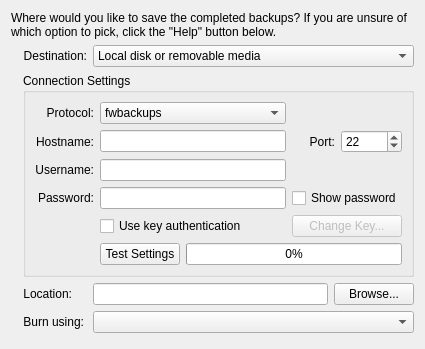
     <widget class="QWidget" name="destinationTab">
      <attribute name="title">
       <string>Destination</string>
      </attribute>
      <layout class="QVBoxLayout" name="verticalLayout_7">
       <item>
        <widget class="QLabel" name="label_7">
         <property name="text">
          <string>Where would you like to save the completed backups? If you are unsure of which option to pick, click the &quot;Help&quot; button below.</string>
         </property>
         <property name="wordWrap">
          <bool>true</bool>
         </property>
        </widget>
       </item>
       <item>
        <layout class="QGridLayout" name="destinationGrid">
         <property name="leftMargin">
          <number>12</number>
         </property>
         <item row="0" column="0">
          <widget class="QLabel" name="label_8">
           <property name="sizePolicy">
            <sizepolicy hsizetype="Maximum" vsizetype="Preferred">
             <horstretch>0</horstretch>
             <verstretch>0</verstretch>
            </sizepolicy>
           </property>
           <property name="text">
            <string>Destination:</string>
           </property>
           <property name="alignment">
            <set>Qt::AlignRight|Qt::AlignTrailing|Qt::AlignVCenter</set>
           </property>
          </widget>
         </item>
         <item row="2" column="1">
          <widget class="QLineEdit" name="locationLineEdit"/>
         </item>
         <item row="2" column="2">
          <widget class="QPushButton" name="locationBrowseButton">
           <property name="sizePolicy">
            <sizepolicy hsizetype="Minimum" vsizetype="Fixed">
             <horstretch>0</horstretch>
             <verstretch>0</verstretch>
            </sizepolicy>
           </property>
           <property name="text">
            <string>Browse...</string>
           </property>
          </widget>
         </item>
         <item row="0" column="1" colspan="2">
          <widget class="QComboBox" name="saveBackupToCombo">
           <property name="sizePolicy">
            <sizepolicy hsizetype="Expanding" vsizetype="Fixed">
             <horstretch>0</horstretch>
             <verstretch>0</verstretch>
            </sizepolicy>
           </property>
           <item>
            <property name="text">
             <string>Local disk or removable media</string>
            </property>
           </item>
           <item>
            <property name="text">
             <string>Another computer (local network/Internet)</string>
            </property>
           </item>
           <item>
            <property name="text">
             <string>Diffingo backup service</string>
            </property>
           </item>
          </widget>
         </item>
         <item row="2" column="0">
          <widget class="QLabel" name="locationLabel">
           <property name="sizePolicy">
            <sizepolicy hsizetype="Maximum" vsizetype="Preferred">
             <horstretch>0</horstretch>
             <verstretch>0</verstretch>
            </sizepolicy>
           </property>
           <property name="text">
            <string>Location:</string>
           </property>
           <property name="alignment">
            <set>Qt::AlignRight|Qt::AlignTrailing|Qt::AlignVCenter</set>
           </property>
          </widget>
         </item>
         <item row="3" column="0">
          <widget class="QLabel" name="burnUsingLabel">
           <property name="sizePolicy">
            <sizepolicy hsizetype="Maximum" vsizetype="Preferred">
             <horstretch>0</horstretch>
             <verstretch>0</verstretch>
            </sizepolicy>
           </property>
           <property name="text">
            <string>Burn using:</string>
           </property>
           <property name="alignment">
            <set>Qt::AlignRight|Qt::AlignTrailing|Qt::AlignVCenter</set>
           </property>
          </widget>
         </item>
         <item row="3" column="1" colspan="2">
          <widget class="QComboBox" name="burnUsingCombo">
           <property name="sizePolicy">
            <sizepolicy hsizetype="Expanding" vsizetype="Fixed">
             <horstretch>0</horstretch>
             <verstretch>0</verstretch>
            </sizepolicy>
           </property>
          </widget>
         </item>
         <item row="1" column="0" colspan="3">
          <widget class="QGroupBox" name="remoteGroupBox">
           <property name="title">
            <string>Connection Settings</string>
           </property>
           <property name="flat">
            <bool>false</bool>
           </property>
           <property name="checkable">
            <bool>false</bool>
           </property>
           <layout class="QGridLayout" name="gridLayout_4">
            <item row="0" column="0">
             <widget class="QLabel" name="protocolLabel">
              <property name="text">
               <string>Protocol:</string>
              </property>
              <property name="alignment">
               <set>Qt::AlignRight|Qt::AlignTrailing|Qt::AlignVCenter</set>
              </property>
             </widget>
            </item>
            <item row="0" column="1">
             <widget class="QComboBox" name="protocolCombo">
              <property name="sizePolicy">
               <sizepolicy hsizetype="Expanding" vsizetype="Fixed">
                <horstretch>0</horstretch>
                <verstretch>0</verstretch>
               </sizepolicy>
              </property>
              <item>
               <property name="text">
                <string>fwbackups</string>
               </property>
              </item>
              <item>
               <property name="text">
                <string>SFTP/SSH</string>
               </property>
              </item>
              <item>
               <property name="text">
                <string>FTP</string>
               </property>
              </item>
              <item>
               <property name="text">
                <string>SMB (Windows FIle Sharing)</string>
               </property>
              </item>
             </widget>
            </item>
            <item row="1" column="0">
             <widget class="QLabel" name="hostnameLabel">
              <property name="text">
               <string>Hostname:</string>
              </property>
              <property name="alignment">
               <set>Qt::AlignRight|Qt::AlignTrailing|Qt::AlignVCenter</set>
              </property>
             </widget>
            </item>
            <item row="1" column="1">
             <widget class="QLineEdit" name="hostnameLineEdit"/>
            </item>
            <item row="2" column="0">
             <widget class="QLabel" name="usernameLabel">
              <property name="text">
               <string>Username:</string>
              </property>
              <property name="alignment">
               <set>Qt::AlignRight|Qt::AlignTrailing|Qt::AlignVCenter</set>
              </property>
             </widget>
            </item>
            <item row="3" column="0">
             <widget class="QLabel" name="passwordLabel">
              <property name="text">
               <string>Password:</string>
              </property>
              <property name="alignment">
               <set>Qt::AlignRight|Qt::AlignTrailing|Qt::AlignVCenter</set>
              </property>
             </widget>
            </item>
            <item row="2" column="1">
             <widget class="QLineEdit" name="usernameLineEdit"/>
            </item>
            <item row="3" column="1">
             <widget class="QLineEdit" name="passwordLineEdit">
              <property name="echoMode">
               <enum>QLineEdit::Password</enum>
              </property>
             </widget>
            </item>
            <item row="4" column="1">
             <widget class="QCheckBox" name="useKeyAuthenticationCheck">
              <property name="text">
               <string>Use key authentication</string>
              </property>
             </widget>
            </item>
            <item row="1" column="2">
             <layout class="QHBoxLayout" name="horizontalLayout_8">
              <item>
               <widget class="QLabel" name="portLabel">
                <property name="text">
                 <string>Port:</string>
                </property>
                <property name="alignment">
                 <set>Qt::AlignRight|Qt::AlignTrailing|Qt::AlignVCenter</set>
                </property>
               </widget>
              </item>
              <item>
               <widget class="QSpinBox" name="portSpin">
                <property name="buttonSymbols">
                 <enum>QAbstractSpinBox::UpDownArrows</enum>
                </property>
                <property name="maximum">
                 <number>65535</number>
                </property>
                <property name="value">
                 <number>22</number>
                </property>
               </widget>
              </item>
             </layout>
            </item>
            <item row="3" column="2">
             <widget class="QCheckBox" name="showPasswordCheck">
              <property name="text">
               <string>Show password</string>
              </property>
             </widget>
            </item>
            <item row="4" column="2">
             <widget class="QPushButton" name="changeKeyButton">
              <property name="enabled">
               <bool>false</bool>
              </property>
              <property name="text">
               <string>Change Key...</string>
              </property>
             </widget>
            </item>
            <item row="5" column="1" colspan="2">
             <layout class="QHBoxLayout" name="horizontalLayout_5">
              <property name="spacing">
               <number>6</number>
              </property>
              <item>
               <widget class="QPushButton" name="testSettingsButton">
                <property name="text">
                 <string>Test Settings</string>
                </property>
                <property name="icon">
                 <iconset resource="../fwbackups.qrc">
                  <normaloff>:/program-icons/program-icons/network-server.png</normaloff>:/program-icons/program-icons/network-server.png</iconset>
                </property>
               </widget>
              </item>
              <item>
               <widget class="QProgressBar" name="testSettingsProgressBar">
                <property name="value">
                 <number>0</number>
                </property>
               </widget>
              </item>
             </layout>
            </item>
           </layout>
          </widget>
         </item>
        </layout>
       </item>
       <item>
        <spacer name="verticalSpacer_9">
         <property name="orientation">
          <enum>Qt::Vertical</enum>
         </property>
         <property name="sizeHint" stdset="0">
          <size>
           <width>20</width>
           <height>5</height>
          </size>
         </property>
        </spacer>
       </item>
      </layout>
     </widget>
